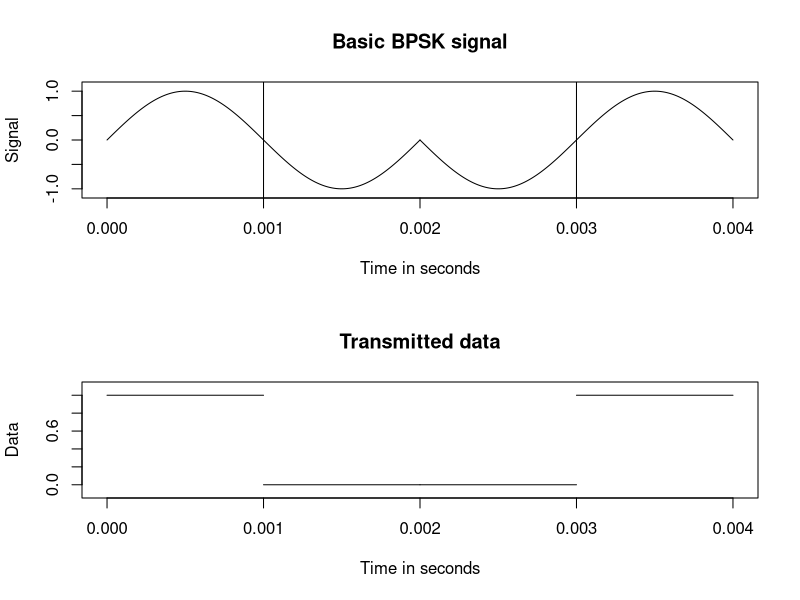
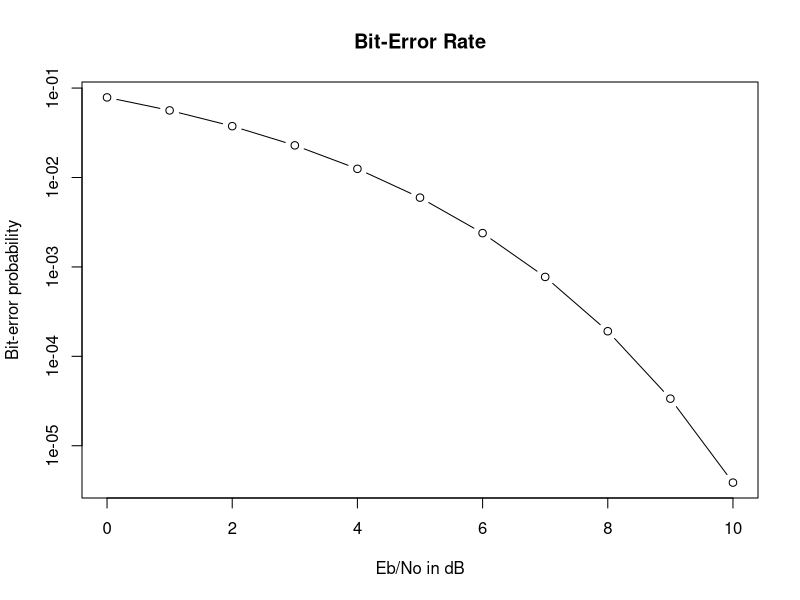

These charts were generated, in order, by the following R code:
library('pracma')
# Sample signal -- 'One' is represented by sine wave s1, 'Zero' is represented by sine wave s0
Tb = 1e-3 # bit time is 1ms
t = seq(0,Tb, by=1e-5)
s1 = sin(pi*10^3*t)
s0 = -sin(pi*10^3*t)
zero_bit = rep(c(0), length(t))
one_bit  = rep(c(1), length(t))
png('./graphics/basic-bit-waveform.png')
par(mfrow=c(2,1))
plot(t, s1, type="l", xlim=c(0, 4*Tb), ylim=c(-1.1,1.1), main="Basic BPSK signal",
   xlab="Time in seconds", ylab="Signal")
abline(v=Tb)
abline(v=3*Tb)
lines(t+Tb, s0, type="l")
lines(t+2*Tb, s0, type="l")
lines(t+3*Tb, s1, type="l")
plot(t, one_bit, type="l", xlim=c(0, 4*Tb), ylim=c(-0.1,1.1), main="Transmitted data",
   xlab="Time in seconds", ylab="Data")
lines(t+Tb, zero_bit, type="l")
lines(t+2*Tb, zero_bit, type="l")
lines(t+3*Tb, one_bit, type="l") 

# Building the Eb/No plot for AWGN simulation
EbNo = seq(0,10, by=1)
PE   = 0.5*erfc(sqrt(10^((EbNo)/10)))
png('./graphics/bpsk-ber.png')
plot(EbNo, PE, type="b", log="y", main="Bit-Error Rate", xlab="Eb/No in dB", ylab="Bit-error probability")
